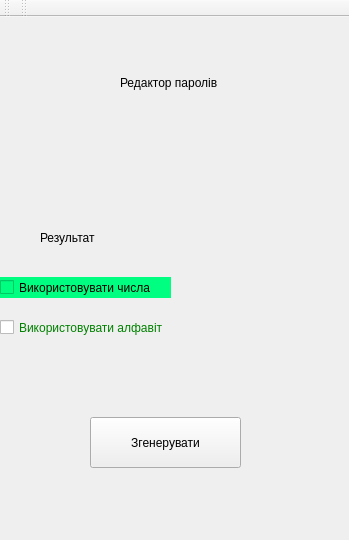
<?xml version="1.0" encoding="UTF-8"?>
<ui version="4.0">
 <class>MainWindow</class>
 <widget class="QMainWindow" name="MainWindow">
  <property name="geometry">
   <rect>
    <x>0</x>
    <y>0</y>
    <width>349</width>
    <height>540</height>
   </rect>
  </property>
  <property name="windowTitle">
   <string>MainWindow</string>
  </property>
  <widget class="QWidget" name="centralwidget">
   <widget class="QPushButton" name="ggnng">
    <property name="geometry">
     <rect>
      <x>90</x>
      <y>400</y>
      <width>151</width>
      <height>51</height>
     </rect>
    </property>
    <property name="text">
     <string>Згенерувати</string>
    </property>
   </widget>
   <widget class="QCheckBox" name="checkBox">
    <property name="geometry">
     <rect>
      <x>0</x>
      <y>260</y>
      <width>171</width>
      <height>21</height>
     </rect>
    </property>
    <property name="styleSheet">
     <string notr="true">background-color : #00ff80</string>
    </property>
    <property name="text">
     <string>Використовувати числа</string>
    </property>
   </widget>
   <widget class="QCheckBox" name="checkBox_4">
    <property name="geometry">
     <rect>
      <x>0</x>
      <y>300</y>
      <width>211</width>
      <height>21</height>
     </rect>
    </property>
    <property name="styleSheet">
     <string notr="true">Color : green
</string>
    </property>
    <property name="text">
     <string>Використовувати алфавіт</string>
    </property>
   </widget>
   <widget class="QLabel" name="label">
    <property name="geometry">
     <rect>
      <x>120</x>
      <y>40</y>
      <width>121</width>
      <height>51</height>
     </rect>
    </property>
    <property name="text">
     <string>Редактор паролів</string>
    </property>
   </widget>
   <widget class="QLabel" name="label_2">
    <property name="geometry">
     <rect>
      <x>40</x>
      <y>200</y>
      <width>101</width>
      <height>41</height>
     </rect>
    </property>
    <property name="text">
     <string>Результат</string>
    </property>
   </widget>
  </widget>
  <widget class="QMenuBar" name="menubar">
   <property name="geometry">
    <rect>
     <x>0</x>
     <y>0</y>
     <width>349</width>
     <height>26</height>
    </rect>
   </property>
  </widget>
  <widget class="QToolBar" name="toolBar">
   <property name="windowTitle">
    <string>toolBar</string>
   </property>
   <attribute name="toolBarArea">
    <enum>TopToolBarArea</enum>
   </attribute>
   <attribute name="toolBarBreak">
    <bool>false</bool>
   </attribute>
  </widget>
  <widget class="QToolBar" name="toolBar_2">
   <property name="windowTitle">
    <string>toolBar_2</string>
   </property>
   <attribute name="toolBarArea">
    <enum>TopToolBarArea</enum>
   </attribute>
   <attribute name="toolBarBreak">
    <bool>false</bool>
   </attribute>
  </widget>
 </widget>
 <resources/>
 <connections/>
</ui>
